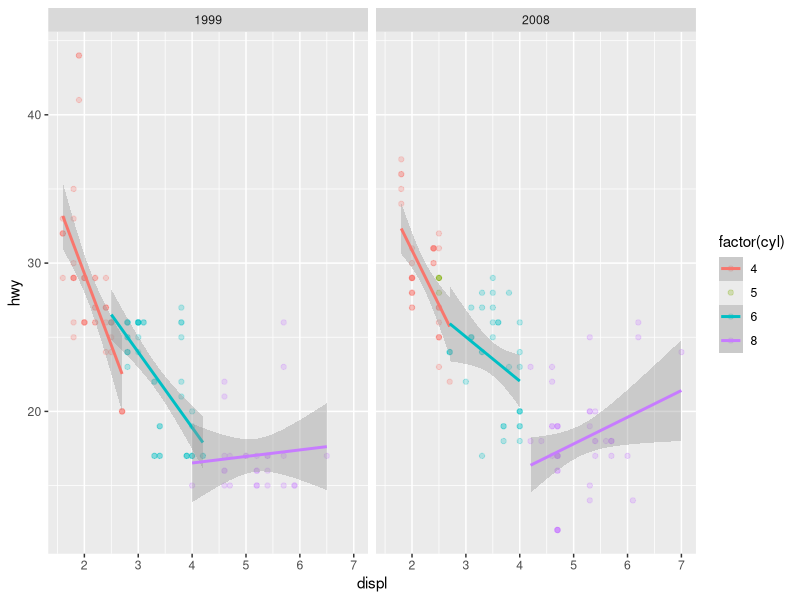

The R source for this figure:
# Assignment 6
library(tidyverse)
data(mpg)
mpg

ggplot(mpg, aes(x=displ, y=hwy, color=factor(cyl))) + 
  geom_point(alpha=0.25) +
  geom_smooth(method="lm") +
  facet_wrap(~year)

#evolution of a plot (mpg)


